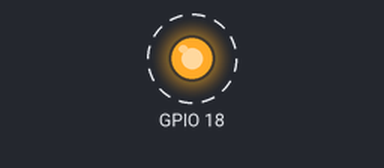
Bench run of a program on a simulated Raspberry Pi (BCM pin numbers). Parts: output pins drawn as LEDs (lit = HIGH). Dashed ring = blinking.

Above: at 0.5 s.
Timing chart, 0 to 4.6 s (numbered marks = the images above):
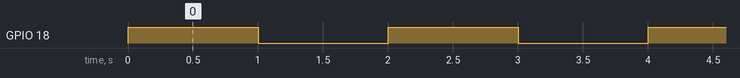

The program:

Led_Blink__RaspberryPI_.py
```python
import gpiod
import time
# Define the GPIO pin for the LED

LED_PIN = 18

# Initialize the GPIO

chip = gpiod.Chip('gpiochip4')
led_line = chip.get_line(LED_PIN)
led_line.request(consumer='LED', type=gpiod.LINE_REQ_DIR_OUT)

try:
    while True:
# Turn the LED on
        led_line.set_value(1)
        time.sleep(1)  # Wait for 1 second
       # Turn the LED off
        led_line.set_value(0)
        time.sleep(1)  # Wait for 1 second

except KeyboardInterrupt:
# Clean up when the user interrupts the script
    led_line.release()
    chip.close()
```

Measured:
- by itself, GPIO 18: alternates HIGH for 1.0 s and LOW for 1.0 s
